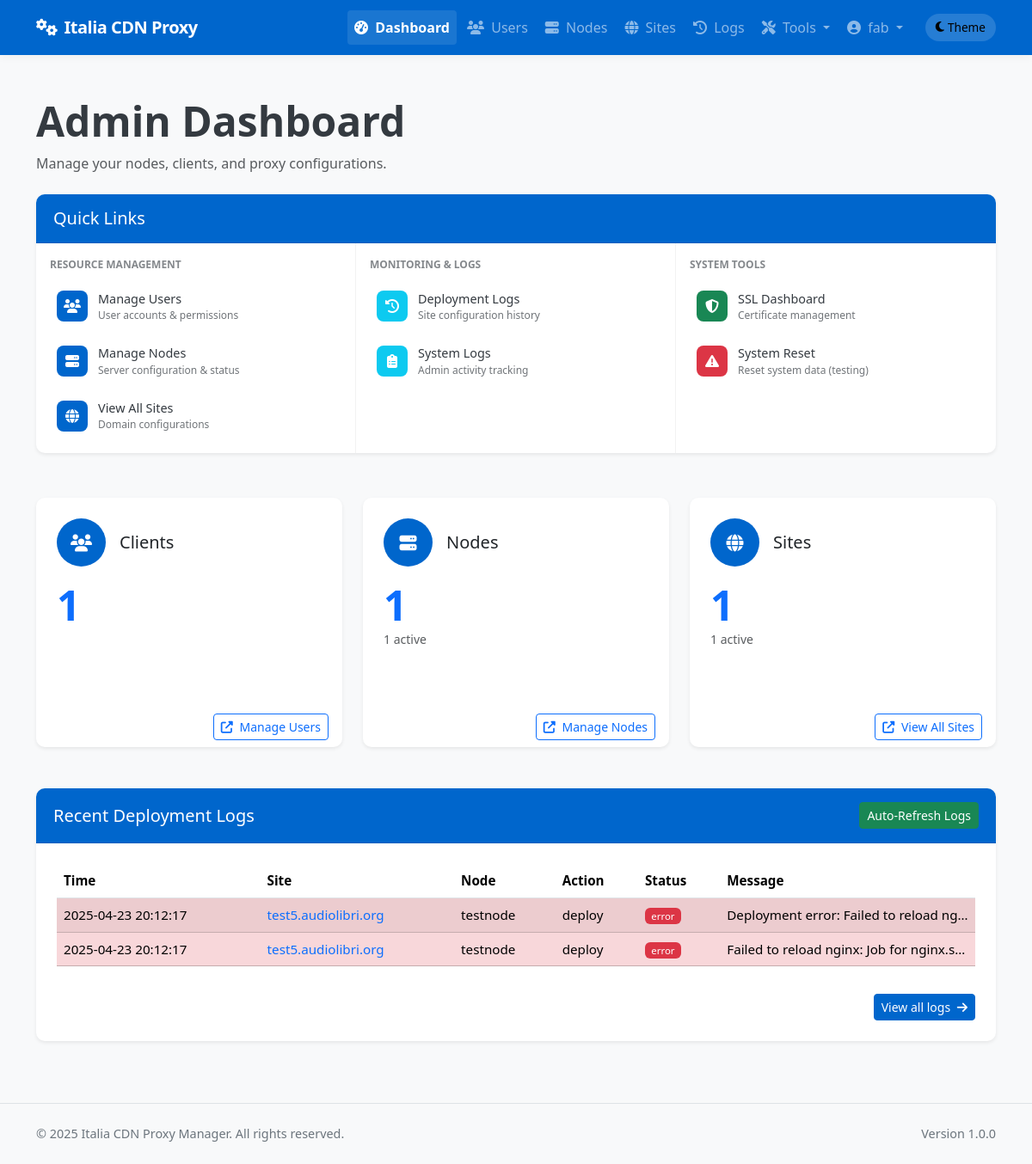
The app's page /admin/dashboard (signed in), older data.
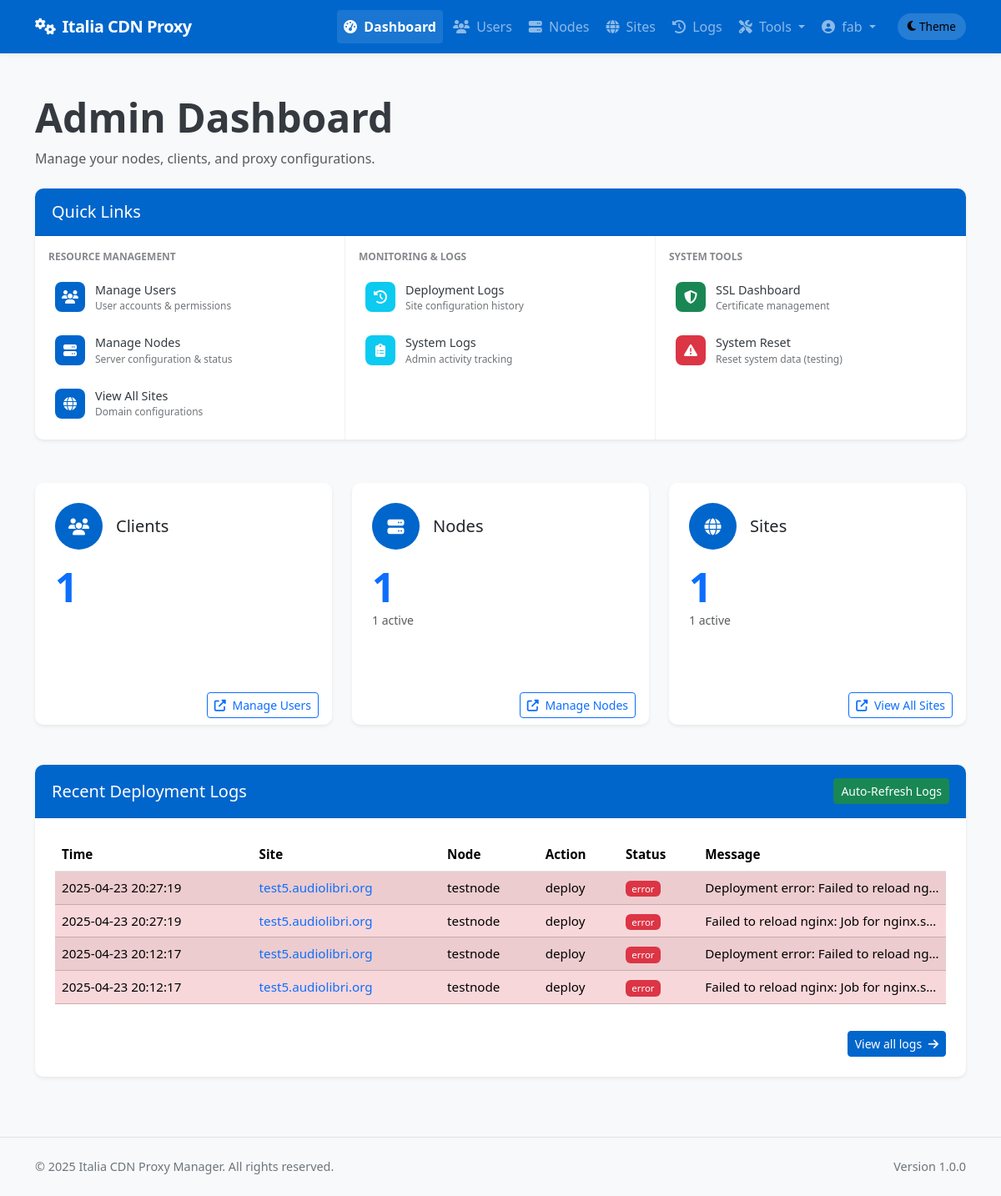
The same page, newer data.
### app/models/models.py (models this page shows, shortened)
class DeploymentLog(db.Model):
    __tablename__ = 'deployment_logs'
    id = db.Column(db.Integer, primary_key=True)
    site_id = db.Column(db.Integer, db.ForeignKey('sites.id'), nullable=False)
    node_id = db.Column(db.Integer, db.ForeignKey('nodes.id'), nullable=False)
    user_id = db.Column(db.Integer, db.ForeignKey('users.id'), nullable=True)  # Who performed the action
    action = db.Column(db.String(64), nullable=False)  # deploy, update, remove, ssl_renew, discovery, rollback
    status = db.Column(db.String(20), nullable=False)  # success, error
    message = db.Column(db.Text, nullable=True)
    created_at = db.Column(db.DateTime, default=datetime.utcnow)
    site = db.relationship('Site', backref=db.backref('deployment_logs', lazy='dynamic'))
    node = db.relationship('Node', backref=db.backref('deployment_logs', lazy='dynamic'))
    user = db.relationship('User', backref=db.backref('deployment_logs', lazy='dynamic'))

class Site(db.Model):
    __tablename__ = 'sites'
    id = db.Column(db.Integer, primary_key=True)
    name = db.Column(db.String(64), nullable=False)
    domain = db.Column(db.String(255), unique=True, nullable=False)
    protocol = db.Column(db.String(10), nullable=False, default='https')  # http or https
    origin_protocol = db.Column(db.String(10), nullable=False, default='http')  # http or https for origin
    origin_address = db.Column(db.String(255), nullable=False)  # Backend server address
    origin_port = db.Column(db.Integer, nullable=False)
    user_id = db.Column(db.Integer, db.ForeignKey('users.id'), nullable=True)  # Allow null for discovered sites
    is_active = db.Column(db.Boolean, default=True)
    is_blocked = db.Column(db.Boolean, default=False)
    is_discovered = db.Column(db.Boolean, default=False)  # Whether this site was discovered from node
    use_waf = db.Column(db.Boolean, default=False)
    waf_rule_level = db.Column(db.String(10), default='basic')  # basic, medium, strict
    waf_custom_rules = db.Column(db.Text, nullable=True)  # Custom WAF rules
    waf_max_request_size = db.Column(db.Integer, default=1)  # Max request size in MB
    waf_request_timeout = db.Column(db.Integer, default=60)  # Request timeout in seconds
    waf_block_tor_exit_nodes = db.Column(db.Boolean, default=False)  # Block Tor exit nodes
    waf_rate_limiting_enabled = db.Column(db.Boolean, default=False)  # Enable rate limiting
    waf_rate_limiting_requests = db.Column(db.Integer, default=100)  # Requests per minute
    waf_rate_limiting_burst = db.Column(db.Integer, default=200)  # Burst requests
    force_https = db.Column(db.Boolean, default=True)  # New column to force HTTP to HTTPS redirect
    enable_cache = db.Column(db.Boolean, default=True)
    cache_time = db.Column(db.Integer, default=3600)  # Cache time in seconds, default 1 hour
    cache_static_time = db.Column(db.Integer, default=86400)  # Cache time for static assets in seconds, default 1 day
    custom_cache_rules = db.Column(db.Text, nullable=True)  # Custom cache rules in Nginx format
    cache_browser_time = db.Column(db.Integer, default=3600)  # Browser cache time in seconds, default 1 hour
    use_geoip = db.Column(db.Boolean, default=False)  # Whether to use GeoIP filtering
    geoip_mode = db.Column(db.String(10), default='blacklist')  # 'blacklist' or 'whitelist'
    geoip_countries = db.Column(db.Text, nullable=True)  # Comma-separated list of country codes
    geoip_level = db.Column(db.String(10), default='nginx')  # 'nginx' or 'iptables'
    created_at = db.Column(db.DateTime, default=datetime.utcnow)
    updated_at = db.Column(db.DateTime, default=datetime.utcnow, onupdate=datetime.utcnow)
    custom_config = db.Column(db.Text, nullable=True)  # Additional Nginx configuration
    site_nodes = db.relationship('SiteNode', backref='site', lazy='dynamic')
    ssl_certificates = db.relationship('SSLCertificate', backref='site', lazy='dynamic')
    config_versions = db.relationship('ConfigVersion', backref='site', lazy='dynamic')

class Node(db.Model):
    __tablename__ = 'nodes'
    id = db.Column(db.Integer, primary_key=True)
    name = db.Column(db.String(64), unique=True, nullable=False)
    ip_address = db.Column(db.String(45), nullable=False)  # IPv4 or IPv6
    ssh_port = db.Column(db.Integer, default=22)
    ssh_user = db.Column(db.String(64), nullable=False)
    ssh_key_path = db.Column(db.String(256), nullable=True)  # Path to SSH key file
    _ssh_password = db.Column('ssh_password', db.String(256), nullable=True)  # Encrypted password (if using password auth)
    is_active = db.Column(db.Boolean, default=True)
    is_discovered = db.Column(db.Boolean, default=False)  # Whether this node was discovered from YAML
    created_at = db.Column(db.DateTime, default=datetime.utcnow)
    updated_at = db.Column(db.DateTime, default=datetime.utcnow, onupdate=datetime.utcnow)
    nginx_config_path = db.Column(db.String(256), default='/etc/nginx/conf.d')
    nginx_reload_command = db.Column(db.String(256), default='sudo systemctl reload nginx')
    detected_nginx_path = db.Column(db.String(256), nullable=True)  # Store detected nginx path
    site_nodes = db.relationship('SiteNode', backref='node', lazy='dynamic')
    @property
    def ssh_password(self):
        """Decrypt password when accessed"""
        from cryptography.fernet import Fernet
        from flask import current_app
        if not self._ssh_password:
            return None
        try:
            key = current_app.config.get('PASSWORD_ENCRYPTION_KEY', 'fallback_key_for_development_only').encode()
            key = key.ljust(32)[:32]
            cipher = Fernet(Fernet.generate_key()) if len(key) < 32 else Fernet(key)
            decrypted = cipher.decrypt(self._ssh_password.encode())
            return decrypted.decode()
        except Exception as e:
            import logging
            logging.error(f"Error decrypting SSH password: {str(e)}")
            return None
    @ssh_password.setter
    def ssh_password(self, password):
        """Encrypt password when set"""
        if not password:
            self._ssh_password = None
            return
        from cryptography.fernet import Fernet
        from flask import current_app
        try:
            key = current_app.config.get('PASSWORD_ENCRYPTION_KEY', 'fallback_key_for_development_only').encode()
            key = key.ljust(32)[:32]
            cipher = Fernet(Fernet.generate_key()) if len(key) < 32 else Fernet(key)
            encrypted = cipher.encrypt(password.encode())
            self._ssh_password = encrypted.decode()
        except Exception as e:
            import logging
            logging.error(f"Error encrypting SSH password: {str(e)}")
            self._ssh_password = None

### app/controllers/admin.py (the view)
@admin.route('/dashboard')
@login_required
@admin_required
def dashboard():
    user_count = User.query.filter_by(role='client').count()
    node_count = Node.query.count()
    active_node_count = Node.query.filter_by(is_active=True).count()
    site_count = Site.query.count()
    active_site_count = Site.query.filter_by(is_active=True).count()
    latest_logs = DeploymentLog.query.order_by(DeploymentLog.created_at.desc()).limit(10).all()
    return render_template('admin/dashboard.html',
                           user_count=user_count,
                           node_count=node_count,
                           active_node_count=active_node_count,
                           site_count=site_count,
                           active_site_count=active_site_count,
                           latest_logs=latest_logs)

### app/models/__init__.py (called while the page is built)
@login_manager.user_loader
def load_user(user_id):
    return User.query.get(int(user_id))

### app/models/models.py (called while the page is built)
    def is_admin(self):
        return self.role == 'admin'

### app/services/access_control.py (called while the page is built)
def admin_required(f):
    @wraps(f)
    def decorated_function(*args, **kwargs):
        if not current_user.is_admin():
            flash('You need admin privileges to access this page.', 'error')
            return abort(403)
        return f(*args, **kwargs)
    return decorated_function

### app/templates/admin/dashboard.html (shortened to what the changed rows need)
{% extends "base.html" %}
{% block content %}
<div class="container py-4">
    <div class="mb-4">
        <h1 class="display-5 fw-bold">Admin Dashboard</h1>
    </div>
    <div class="card shadow-sm mb-4">
        <div class="card-header bg-primary text-white d-flex justify-content-between align-items-center">
            <h2 class="card-title h5 mb-0">Recent Deployment Logs</h2>
        </div>
        <div class="card-body">
            {% if latest_logs %}
            <div class="table-responsive" id="logsTableContainer">
                <table class="table table-striped table-hover">
                    <thead>
                        <tr>
                            <th>Time</th>
                            <th>Site</th>
                            <th>Node</th>
                            <th>Action</th>
                            <th>Status</th>
                            <th>Message</th>
                        </tr>
                    </thead>
                    <tbody>
                        {% for log in latest_logs %}
                        <tr class="{% if log.status == 'error' %}table-danger{% endif %}">
                            <td>{{ log.created_at.strftime('%Y-%m-%d %H:%M:%S') }}</td>
                            <td>
                                <a href="{{ url_for('admin.view_site', site_id=log.site_id) }}" class="text-decoration-none">
                                    {{ log.site.domain }}
                                </a>
                            </td>
                            <td>{{ log.node.name }}</td>
                            <td>{{ log.action }}</td>
                            <td>
                                <span class="badge {% if log.status == 'success' %}bg-success
                                {% elif log.status == 'error' %}bg-danger
                                {% else %}bg-warning{% endif %}">
                                    {{ log.status }}
                                </span>
                            </td>
                            <td class="text-truncate" style="max-width: 200px;">{{ log.message }}</td>
                        </tr>
                        {% endfor %}
                    </tbody>
                </table>
            </div>
            {% else %}
            <div class="alert alert-info mb-0">
                <i class="fas fa-info-circle me-2"></i> No recent deployment logs found.
            </div>
            {% endif %}
        </div>
    </div>
</div>
{% endblock %}

Row changes from the older to the newer data that the page shows:
added DeploymentLog: created_at "2025-04-23 20:27:19", site.domain "test5.audiolibri.org", node.name "testnode", action "deploy", status "error", message "Deployment error: Failed to reload ng…"
added DeploymentLog: created_at "2025-04-23 20:27:19", site.domain "test5.audiolibri.org", node.name "testnode", action "deploy", status "error", message "Failed to reload nginx: Job for nginx.s…"
